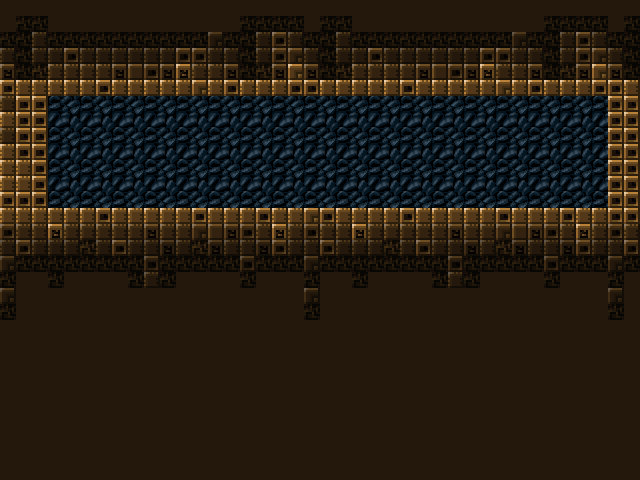

This game map was drawn from its Tiled (.tmx) file and the tilesets committed beside it. A one-line description and the trimmed map source follow:
An orthogonal 40x30 tile map with 16x16 px tiles, 2 tile layers (bg, map) and 8 objects.

<map version="1.0" orientation="orthogonal" width="40" height="30" tilewidth="16" tileheight="16">
 <tileset firstgid="1" name="tilemap" tilewidth="16" tileheight="16">
  <image source="../gfx/tilemap.png" width="160" height="128" />
  <tile id="0">
   <properties>
    <property name="block" value="1" />
   </properties>
  </tile>
  <tile id="1">
   <properties>
    <property name="block" value="1" />
   </properties>
  </tile>
  <tile id="2">
   <properties>
    <property name="block" value="1" />
   </properties>
  </tile>
  <tile id="3">
   <properties>
    <property name="block" value="1" />
   </properties>
  </tile>
  <tile id="4">
   <properties>
    <property name="block" value="1" />
   </properties>
  </tile>
  <tile id="5">
   <properties>
    <property name="block" value="1" />
   </properties>
  </tile>
  <tile id="6">
   <properties>
    <property name="block" value="1" />
   </properties>
  </tile>
  <tile id="10">
   <properties>
    <property name="block" value="1" />
   </properties>
  </tile>
  <tile id="11">
   <properties>
    <property name="block" value="1" />
   </properties>
  </tile>
  <tile id="12">
   <properties>
    <property name="block" value="1" />
   </properties>
  </tile>
  <tile id="13">
   <properties>
    <property name="block" value="1" />
   </properties>
  </tile>
  <tile id="14">
   <properties>
    <property name="block" value="1" />
   </properties>
  </tile>
  <tile id="15">
   <properties>
    <property name="block" value="1" />
   </properties>
  </tile>
  <tile id="16">
   <properties>
    <property name="block" value="1" />
   </properties>
  </tile>
  <tile id="20">
   <properties>
    <property name="block" value="1" />
   </properties>
  </tile>
  <tile id="21">
   <properties>
    <property name="block" value="1" />
   </properties>
  </tile>
  <tile id="22">
   <properties>
    <property name="block" value="1" />
   </properties>
  </tile>
  <tile id="23">
   <properties>
    <property name="block" value="1" />
   </properties>
  </tile>
  <tile id="24">
   <properties>
    <property name="block" value="1" />
   </properties>
  </tile>
  <tile id="25">
   <properties>
    <property name="block" value="1" />
   </properties>
  </tile>
  <tile id="26">
   <properties>
    <property name="block" value="1" />
   </properties>
  </tile>
  <tile id="33">
   <properties>
    <property name="coin" value="1" />
   </properties>
  </tile>
  <tile id="34">
   <properties>
    <property name="switch" value="1" />
   </properties>
  </tile>
 </tileset>
 <layer name="bg" width="40" height="30">
  <data>[1200 cells, 1200 non-empty, 4 distinct tile ids]</data>
 </layer>
 <layer name="map" width="40" height="30">
  <data>[1200 cells, 955 non-empty, 16 distinct tile ids]</data>
 </layer>
 <objectgroup name="objects" width="40" height="30">
  <object gid="71" x="192" y="208" />
  <object gid="38" x="496" y="208">
   <properties>
    <property name="text" value="Thank you for playing Tiny Thor.||This game was made from scratch in 72 hours for Ludum Dare Jam #28||Created by Jochen Heizmann and Emmanue Henne" />
   </properties>
  </object>
  <object gid="37" x="80" y="208" />
  <object gid="37" x="144" y="208" />
  <object gid="37" x="240" y="208" />
  <object gid="37" x="320" y="208" />
  <object gid="37" x="400" y="208" />
  <object gid="37" x="544" y="208" />
 </objectgroup>
</map>